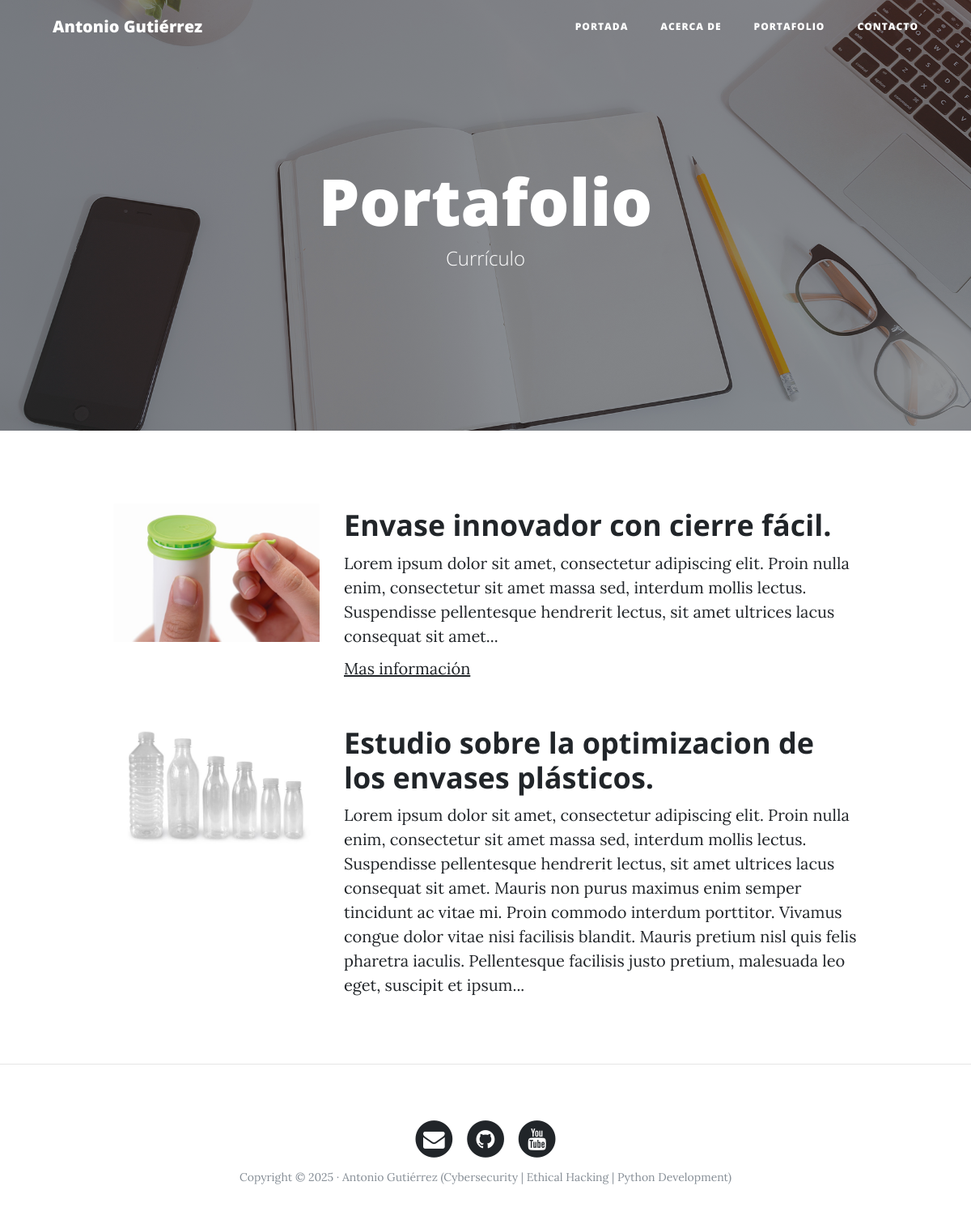
The page /portfolio/ on the database its author committed.
### portfolio/models.py (models this page shows, shortened)
class Project(models.Model): # pylint: disable=missing-class-docstring
    title = models.CharField(max_length=200, verbose_name="Titulo")
    description = models.TextField(verbose_name="Descripción")
    image = models.ImageField(verbose_name="Imagen", upload_to="projects")
    link = models.URLField(verbose_name="Link",null=True, blank=True)
    created = models.DateTimeField(auto_now_add=True, verbose_name="Fecha de creación")
    updated = models.DateTimeField(auto_now=True, verbose_name="Fecha de edición")
    class Meta:
        verbose_name = "proyecto"
        verbose_name_plural = "proyectos"
        ordering = ["-created"]

### portfolio/views.py (the view)
# urls.py: path('portfolio/', portfolio_views.portfolio, name="portfolio"),
def portfolio(request): # pylint: disable=missing-function-docstring
    projects = Project.objects.all()
    return render(request, "portfolio/portfolio.html", {'projects':projects})

### portfolio/templates/portfolio/portfolio.html (shortened to what this page needs)
{% extends 'core/base.html' %}
{% block background %}{% load static %}{% static 'core/img/portfolio-bg.jpg' %}{% endblock %}
{% block headers %}
<h1>Portafolio</h1>
<span class="subheading">Currículo</span>
{% endblock %}
{% block content %}
    {% for project in projects %}
        <div class="row project">
            <div class="col-lg-3 col-md-4 offset-lg-1">
                <img class="img-fluid" src="{{project.image.url}}" alt="">
            </div>
            <div class="col-lg-7 col-md-8">
                <h2 class="section-heading title">{{project.title}}</h2>
                <p>{{project.description}}</p>
                {% if project.link %}
                    <p><a href="{{project.link}}" target="_blank">Mas información</a></p>
                {% endif %}
            </div>
        </div>
    {% endfor %}
{% endblock %}

### rows shown on the page
Project: image (picture), title "Envase innovador con cierre fácil.", description "Lorem ipsum dolor sit amet, consectetur adipiscing elit. Proin nulla enim, consectetur sit amet massa sed, interdum mollis lectus. Suspendisse pellentesque hendrerit lectus, sit amet ultrices lacus consequat sit amet..."
Project: image (picture), title "Estudio sobre la optimizacion de los envases plásticos.", description "Lorem ipsum dolor sit amet, consectetur adipiscing elit. Proin nulla enim, consectetur sit amet massa sed, interdum mollis lectus. Suspendisse pellentesque hendrerit lectus, sit amet ultrices lacus consequat sit amet. Mauris non purus maximus enim semper tincidunt ac vitae mi. Proin commodo interdum porttitor. Vivamus congue dolor vitae nisi facilisis blandit. Mauris pretium nisl quis felis pharetra iaculis. Pellentesque facilisis justo pretium, malesuada leo eget, suscipit et ipsum..."
